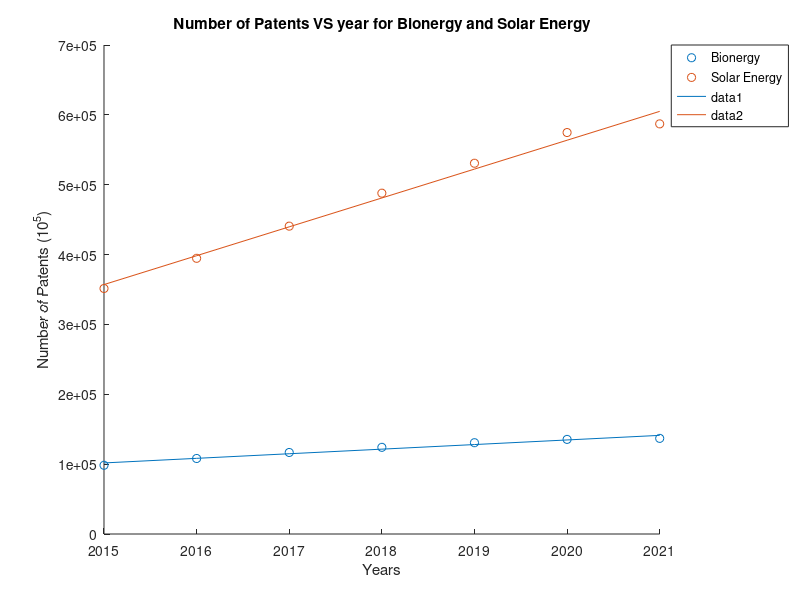
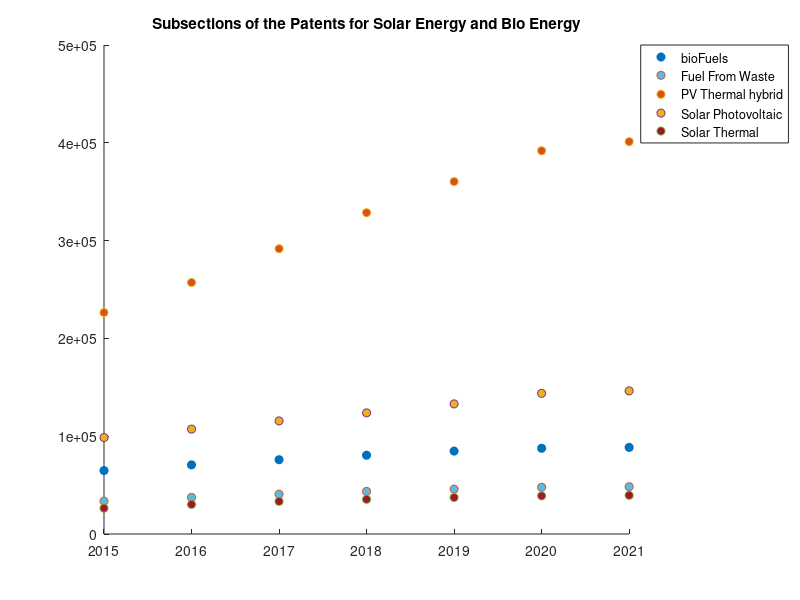

These charts were generated, in order, by the following MATLAB code: (Note: this script raises an error after producing the figures.)
%Julia Faubus
%Dr.Yeaman
%2-29-2024

%initializes the data samples
year =	[2015 2016 2017 2018 2019 2020 2021];
bioEnergyC = [98374 108098 116703 124076 130692 135432 136887];
SolarEnergyC = [351457 394662 440703 487886 530737 574705 587098];

%initializes the data samples for the subcategories of patents
bioFuels = [64871 70700 75972 80534 84793 87639 88539];
fuelFromWaste = [33503 37398 40731 43542 45899 47793 48348];
PVThermalHybrid = [26367 30235 33341 35429 37332 39003 39529];
Photovoltaic = [226475 257179 291725 328596 360359 391922 401206];
thermal = [98615 107248 115637 123861 133046 143780 146363];

%everything below is on figure one
figure(1)
%create a blue scatter plot with year as the x-values and bioEnergyC as y-values
scatter(year, bioEnergyC, "blue");
hold on
%create a red scatter plot with year as the x-values and SolarEnergyC as y-values
scatter(year, SolarEnergyC, "red");

%gives the plot a title
title("Number of Patents VS year for Bionergy and Solar Energy");
%labels the x-axis
xlabel("Years");
%labels the y-axis
ylabel("Number of Patents (10^5)");
%creates a legend outside of the graph
legends = legend("Bionergy", "Solar Energy", "location", "bestoutside");

hold on
%returns the coefficients for the polynomial
p1 = polyfit(year, bioEnergyC, 1);
%evalutes p1 for each year
val1 = polyval(p1, year);
%plots the best fit line
plot(year, val1);
%creates a variable for the slope of bioEnergy x year
slope1 = p1(1);
%prints the slope
fprintf('The slope of bio energy graphed against year is %.4f\n', slope1)

%returns the coefficients for the polynomial
p2 = polyfit(year, SolarEnergyC, 1);
%evalutes p2 for each year
val2 = polyval(p2, year);
%plots the best fit line
plot(year, val2);
%creates a variable for the slope of SolarEnergyC x year
slope2 = p2(1);
%prints the slope
fprintf('The slope of solar energy graphed against year is %.4f\n', slope2)
hold off

figure(2)
%the following scatter functions scatter five different sets of y-values
%all with year as their x-value. Additionally, "MarkerFaceColor" followed
%by rgb values sets that data set to that color
scatter(year, bioFuels,  "MarkerFaceColor", [0 0.4470 0.7410]);
hold on
scatter(year, fuelFromWaste, "MarkerFaceColor", [0.3010 0.7450 0.9330]);
scatter(year, Photovoltaic,"MarkerFaceColor",[0.8500 0.3250 0.0980]);
scatter(year, thermal, "MarkerFaceColor", [0.9290 0.6940 0.1250]);
scatter(year, PVThermalHybrid, "MarkerFaceColor", [0.6350 0.0780 0.1840]);

%creates a legend
legend("bioFuels", "Fuel From Waste", "PV Thermal hybrid", "Solar Photovoltaic", "Solar Thermal", "location","bestoutside");
%creates a title
title("Subsections of the Patents for Solar Energy and Bio Energy")
%creates a subtitle for further understanding
subtitle("Solar Energy is in warm colors and Bio Energy is in cool colors (so it is easier to read).")
%creates an x-axis label
xlabel("Year")
%labels the y-axis
ylabel("Number of patents (10^5)")
hold off

%Everything below is on figure 3
figure(3)
%a suplot thats one by two, marking this one as the first one
subplot(1,2,1);
%creates a boxplot of bioEnergyC 
boxplot(bioEnergyC);
%determines the variance of bioEnergyC
variance1 = var(bioEnergyC);
%prints the variance
fprintf('The variance of patents in bio energy tech is %.4f\n', variance1)

%creates the title
title("# of Patents in Bio Energy");
%labels the y-axis
ylabel("# of Patents (10^5)")

%a suplot thats one by two, marking this one as the second one
subplot(1,2,2);
%creates a boxplot of SolarEnergyC 
boxplot(SolarEnergyC);
%determines the variance
variance2 = var(SolarEnergyC);
%prints the variance
fprintf('The variance of patents in solar energy tech is %.4f\n', variance2)
%creates a title
title("# of Patents in Solar Energy");
%creates a y-axis label
ylabel("# of Patents (10^5)");
